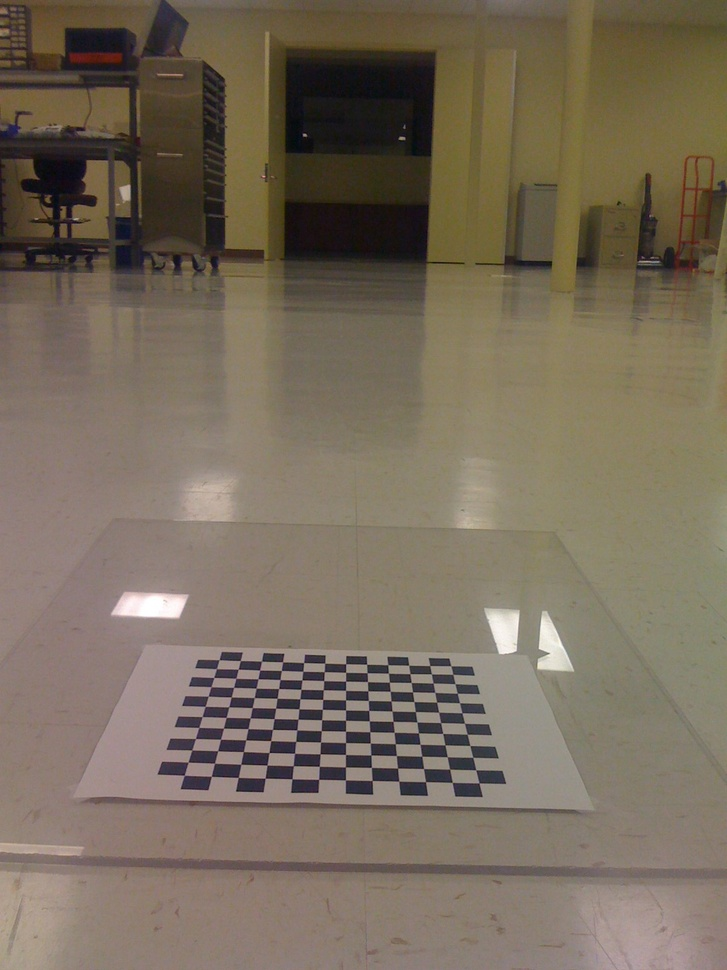
#> input picture Learning.OpenCV/birdseye/IMG_0214.jpg, 727 x 970 px, shrunk from 1200 x 1600 before the run
$ python equalHist.py ../../../../Learning.OpenCV/birdseye/IMG_0214.jpg   (Python 2 division)   (older library calls are emulated)
#> lines starting #> are read from the running program, lines starting #| are printed output that depends on the picture
# -*- coding: utf-8 -*-
import sys
import numpy as np
import cv2
import math
import matplotlib.pyplot as plt
#计算图像灰度直方图
def calcGrayHist(image):
    #灰度图像矩阵的宽高
    rows,cols = image.shape
    #存储灰度直方图
    grayHist = np.zeros([256],np.uint32)
    for r in xrange(rows):
        for c in xrange(cols):
            grayHist[image[r][c]] +=1
    return grayHist
#直方图均衡化
def equalHist(image):
    #灰度图像矩阵的宽高
    rows,cols = image.shape
    #计算灰度直方图
    grayHist = calcGrayHist(image)
    #计算累积灰度直方图
    zeroCumuMoment = np.zeros([256],np.uint32)
    for p in xrange(256):
        if p == 0:
            zeroCumuMoment[p] = grayHist[0]
        else:
            zeroCumuMoment[p] = zeroCumuMoment[p-1] + grayHist[p]
    #根据直方图均衡化得到的输入灰度级和输出灰度级的映射
    outPut_q = np.zeros([256],np.uint8)
    cofficient = 256.0/(rows*cols)
    for p in xrange(256):
        q = cofficient* float(zeroCumuMoment[p]) -1
        if q >= 0:
            outPut_q[p] = math.floor(q)
        else:
            outPut_q[p] = 0
    #得到直方图均衡化后的图像
    equalHistImage  = np.zeros(image.shape,np.uint8)
    for r in xrange(rows):
        for c in xrange(cols):
            equalHistImage[r][c] = outPut_q[image[r][c]]
    return equalHistImage

#主函数
if __name__ =="__main__":
    if len(sys.argv)>1:
        image = cv2.imread(sys.argv[1],cv2.CV_LOAD_IMAGE_GRAYSCALE)
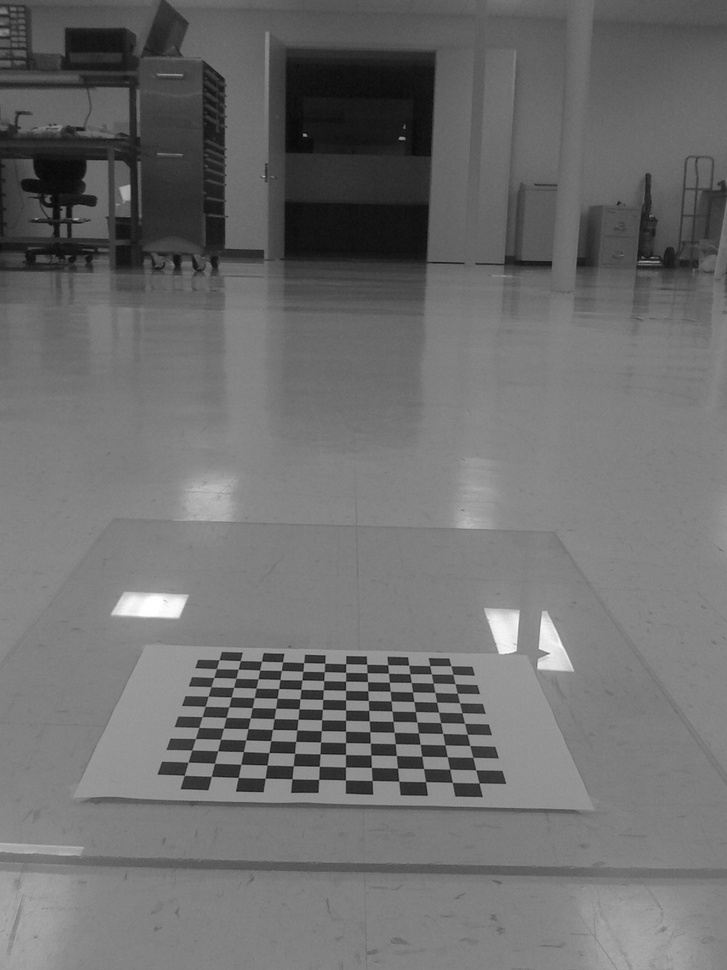
#> image: shape (970, 727); min 2, max 255, mean 109.9
    else:
        print "Usge:python equalHist.py imageFile"
    #显示原图像
    cv2.imshow("image",image)
    #直方图均衡化
    result = equalHist(image)
#> in equalHist, `grayHist = calcGrayHist(image)`: grayHist = 256 values, max 34014 at index 128, min 0 at index 0, mean 2754.6
#> after the loop in equalHist, `for p in xrange(256):`: zeroCumuMoment = 256 values from 0 to 705190
#> the loop in equalHist, `for p in xrange(256):` made 256 passes
#> q on passes 1 to 3: -1, -1, -1
#> after the loop in equalHist, `for p in xrange(256):`: outPut_q = 256 values from 0 to 255
#> after the loop in equalHist, `for r in xrange(rows):`:
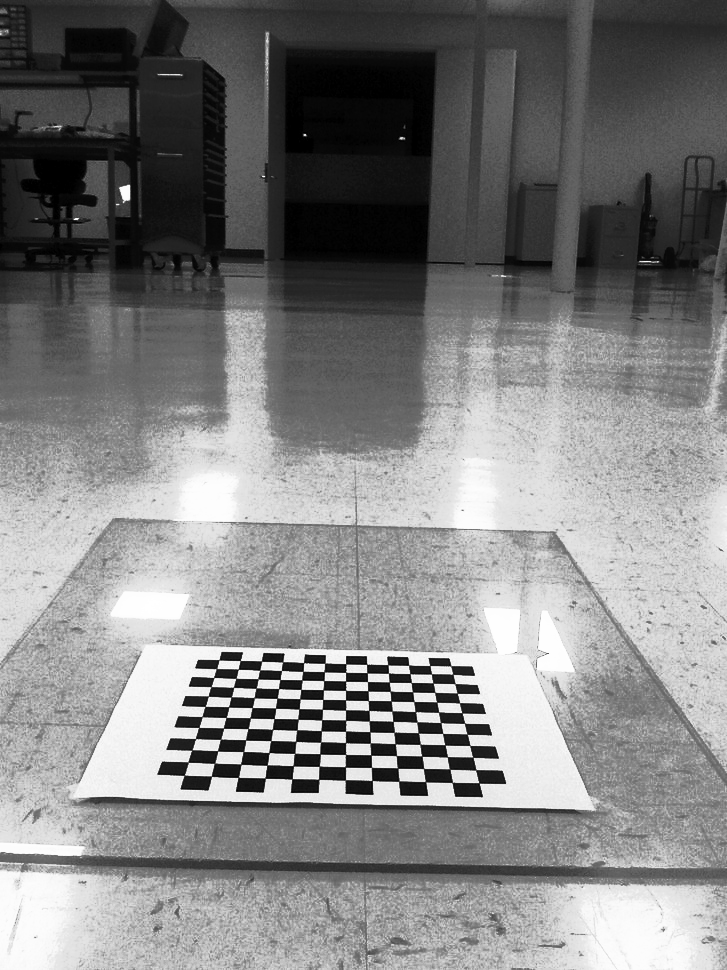
#> equalHistImage: shape (970, 727); min 0, max 255, mean 128.8
    cv2.imshow("equalHist",result)
    cv2.imwrite("equalHist.jpg",result)
    #直方图均衡话后的灰度直方图
    #组数
    numberBins = 256
    #计算灰度直方图
    rows,cols = image.shape
#> rows = 970; cols = 727
    histEqualResultSeq = result.reshape([rows*cols,])
    histogram,bins,patch_image= plt.hist(histEqualResultSeq,numberBins,facecolor='black',histtype='bar')
#> histogram = 256 values, max 34014 at index 173, min 0 at index 19, mean 2754.6; bins = 257 values from 0 to 255; patch_image = 256 items
    #设置坐标轴的标签
    plt.xlabel(u"gray Level")
    plt.ylabel(u"number of pixels")
    #设置坐标轴的范围
    y_maxValue = np.max(histogram)
#> y_maxValue = 34014
    plt.axis([0,255,0,y_maxValue])
    plt.show()
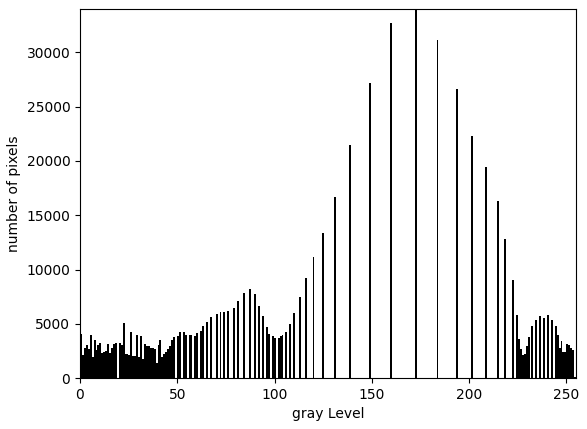
#> figure drawn by matplotlib, 1 panel; tallest bar 34014 high, from x = 172.3 to 173.3
    cv2.waitKey(0)
    cv2.destroyAllWindows()

$ run again, on Learning.OpenCV/birdseye/IMG_0217.jpg
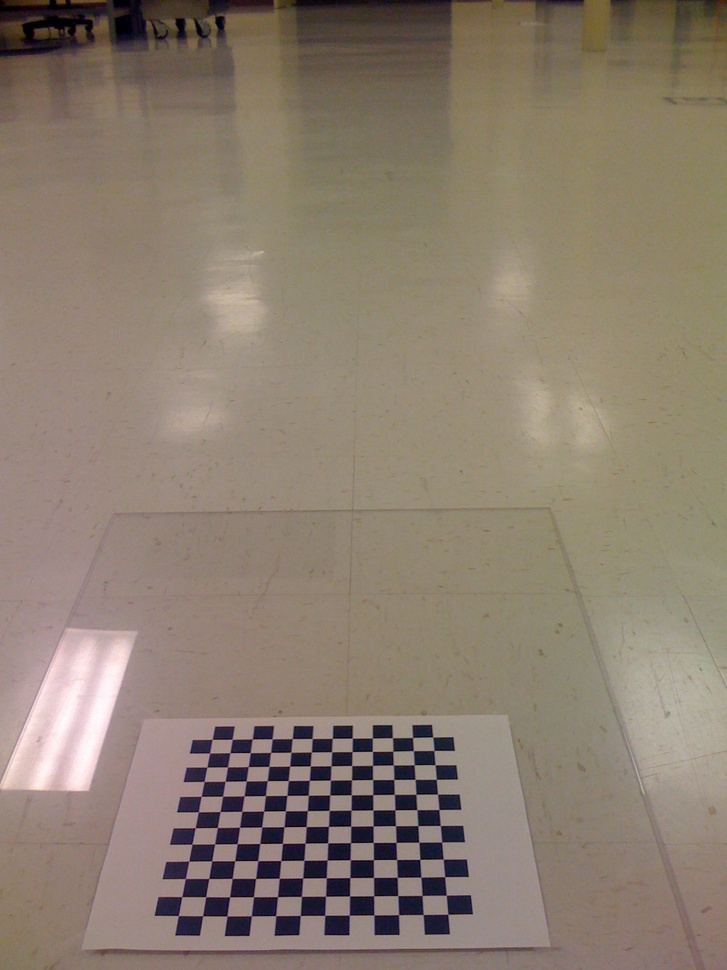
#> input picture Learning.OpenCV/birdseye/IMG_0217.jpg, 727 x 970 px, shrunk from 1200 x 1600 before the run
#> in equalHist, `grayHist = calcGrayHist(image)`: grayHist = 256 values, max 32203 at index 141, min 0 at index 254, mean 2754.6
#> after the loop in equalHist, `for p in xrange(256):`: zeroCumuMoment = 256 values from 164 to 705190
#> the loop in equalHist, `for p in xrange(256):` made 256 passes
#> q on passes 1 to 3: -0.94, -0.832, -0.712
#> after the loop in equalHist, `for p in xrange(256):`: outPut_q = 256 values from 0 to 255
#> after the loop in equalHist, `for r in xrange(rows):`:
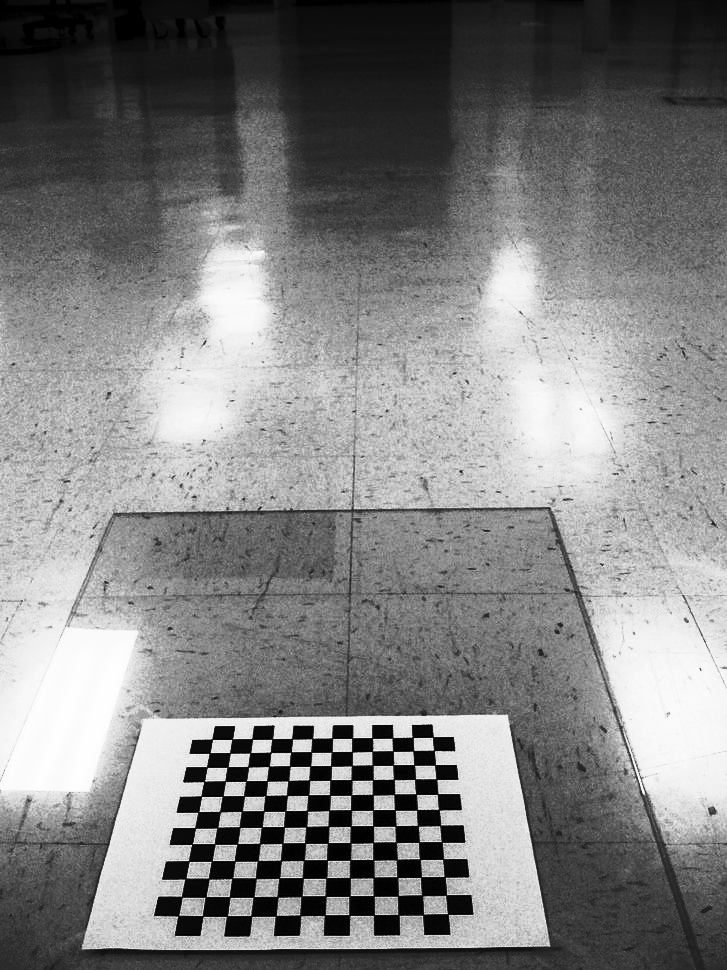
#> equalHistImage: shape (970, 727); min 0, max 255, mean 129.3
#> histogram = 256 values, max 32203 at index 187, min 0 at index 43, mean 2754.6; bins = 257 values from 0 to 255; patch_image = 256 items
#> y_maxValue = 32203
#> `plt.show()`:
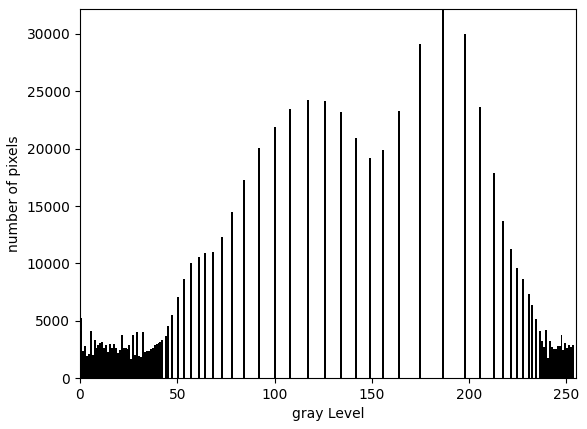
#> figure drawn by matplotlib, 1 panel; tallest bar 32203 high, from x = 186.3 to 187.3

$ run again, on Learning.OpenCV/birdseye/IMG_0218.jpg
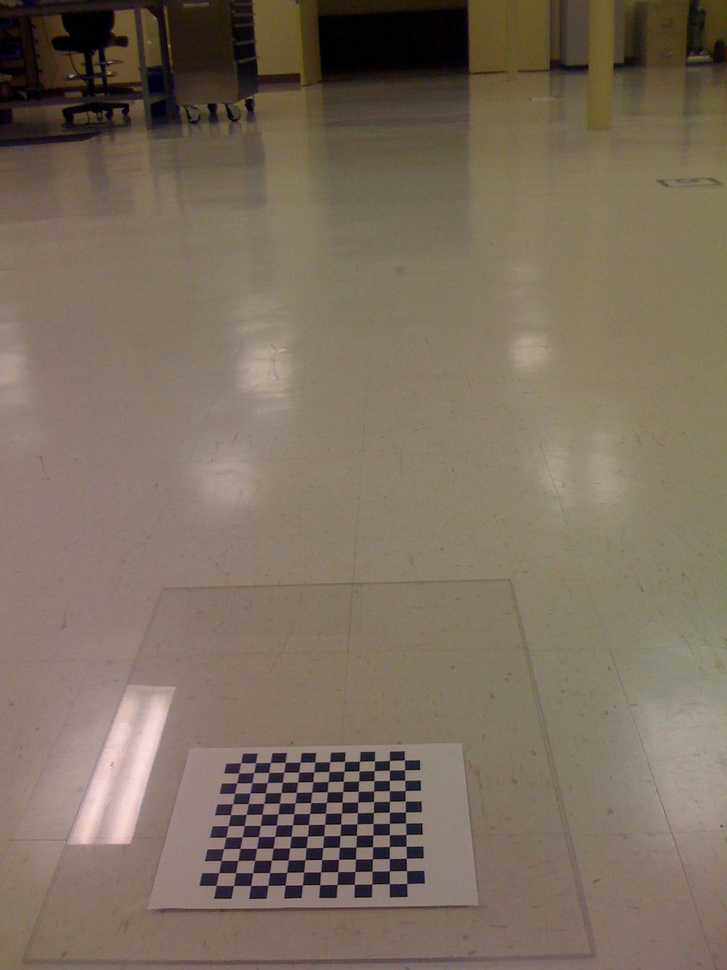
#> input picture Learning.OpenCV/birdseye/IMG_0218.jpg, 727 x 970 px, shrunk from 1200 x 1600 before the run
#> in equalHist, `grayHist = calcGrayHist(image)`: grayHist = 256 values, max 34335 at index 128, min 0 at index 235, mean 2754.6
#> after the loop in equalHist, `for p in xrange(256):`: zeroCumuMoment = 256 values from 1981 to 705190
#> the loop in equalHist, `for p in xrange(256):` made 256 passes
#> q on passes 1 to 3: -0.281, 1.23, 2.23
#> after the loop in equalHist, `for p in xrange(256):`: outPut_q = 256 values from 0 to 255
#> after the loop in equalHist, `for r in xrange(rows):`:
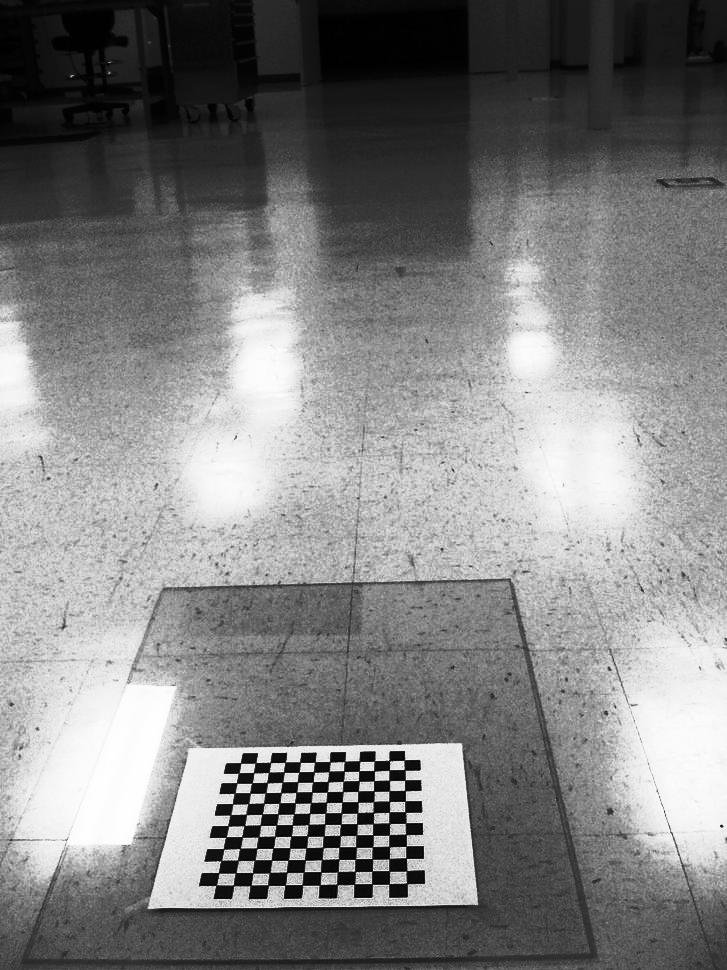
#> equalHistImage: shape (970, 727); min 0, max 255, mean 129.3
#> histogram = 256 values, max 34335 at index 190, min 0 at index 53, mean 2754.6; bins = 257 values from 0 to 255; patch_image = 256 items
#> y_maxValue = 34335
#> `plt.show()`:
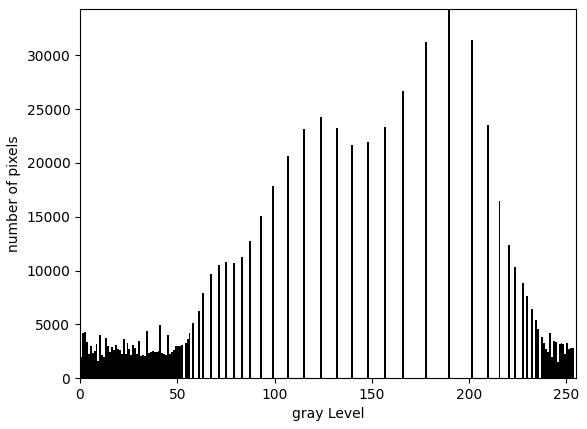
#> figure drawn by matplotlib, 1 panel; tallest bar 34335 high, from x = 189.3 to 190.3

$ run again, on Learning.OpenCV/birdseye/IMG_0219.jpg
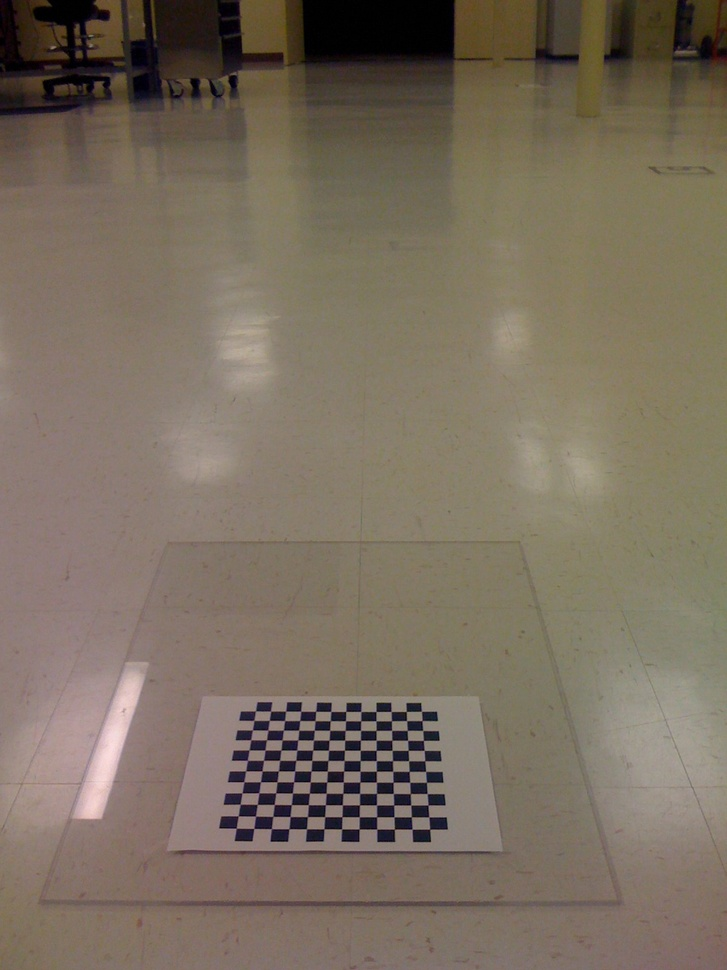
#> input picture Learning.OpenCV/birdseye/IMG_0219.jpg, 727 x 970 px, shrunk from 1200 x 1600 before the run
#> in equalHist, `grayHist = calcGrayHist(image)`: grayHist = 256 values, max 27626 at index 127, min 0 at index 232, mean 2754.6
#> after the loop in equalHist, `for p in xrange(256):`: zeroCumuMoment = 256 values from 3010 to 705190
#> the loop in equalHist, `for p in xrange(256):` made 256 passes
#> q on passes 1 to 3: 0.0927, 1.92, 2.58
#> after the loop in equalHist, `for p in xrange(256):`: outPut_q = 256 values from 0 to 255
#> after the loop in equalHist, `for r in xrange(rows):`:
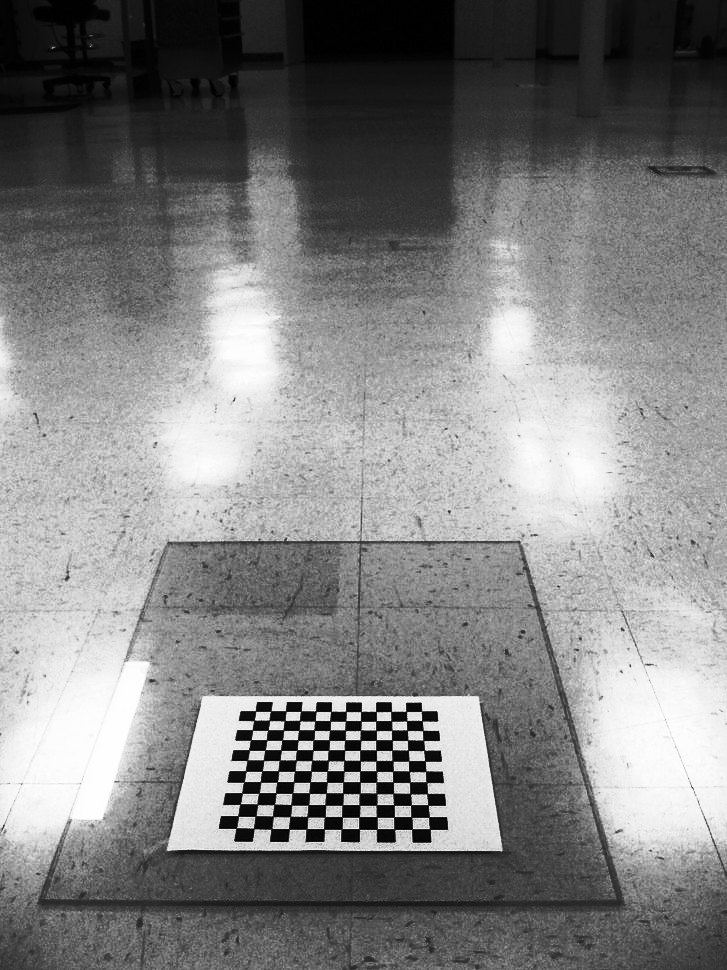
#> equalHistImage: shape (970, 727); min 0, max 255, mean 129.1
#> histogram = 256 values, max 27626 at index 188, min 0 at index 50, mean 2754.6; bins = 257 values from 0 to 255; patch_image = 256 items
#> y_maxValue = 27626
#> `plt.show()`:
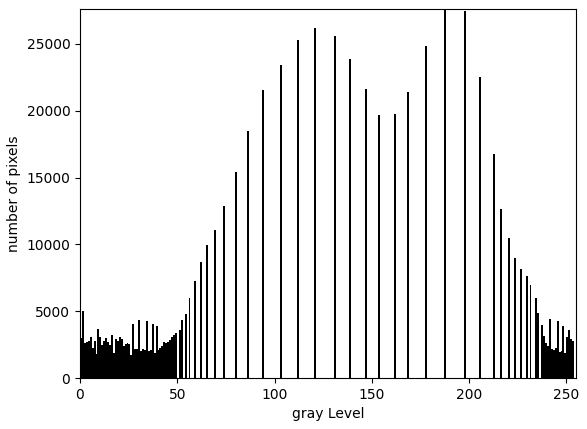
#> figure drawn by matplotlib, 1 panel; tallest bar 27626 high, from x = 187.3 to 188.3
